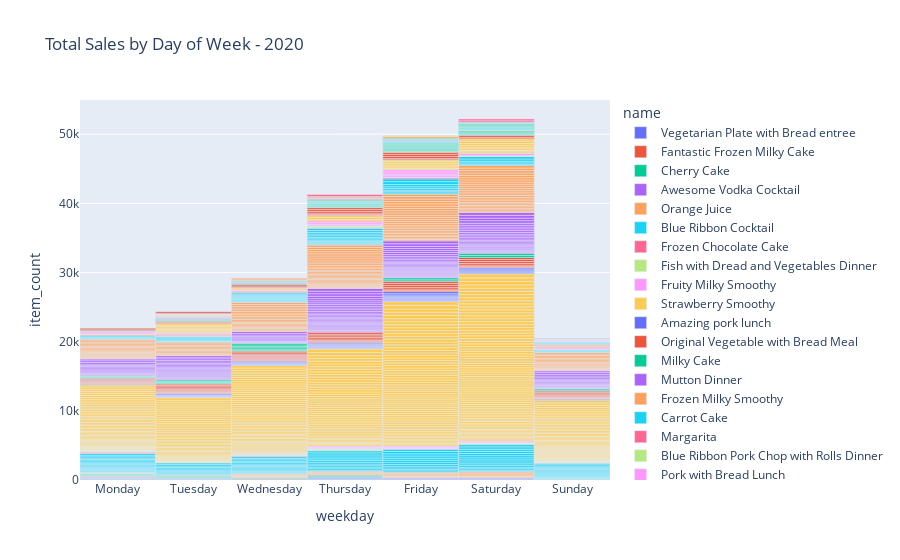

The code cell stored with this chart in its notebook:
### Code cell
day_order = ["Monday", "Tuesday", "Wednesday", "Thursday", "Friday", "Saturday", "Sunday"]

df_plot = df_sales[['weekday', 'item_id', 'item_count']].groupby(['weekday', 'item_count']).sum().reset_index()
df_plot = df_plot.set_index('weekday').loc[day_order].reset_index()
df_plot = df_plot.merge(df_items, left_on= 'item_id', right_on= 'id')[['weekday', 'name', 'item_count']]

fig = px.bar(df_plot, x = 'weekday', y = 'item_count', color = 'name', title = f'Total Sales by Day of Week - {SINGLE_YEAR}')
fig.update_layout(bargap = 0.0, bargroupgap = 0.0)
fig.show()

### Figure 1 — Plotly figure (JSON) as saved in the notebook; plotly's stock layout.template omitted (floating-point values rounded to 4 significant figures; data arrays with more than 128 entries replaced by an {"elided": "..."} marker saying what was removed)
{"data": [{"alignmentgroup": "True", "hovertemplate": "name=Vegetarian Plate with Bread entree<br>weekday=%{x}<br>item_count=%{y}<extra></extra>", "legendgroup": "Vegetarian Plate with Bread entree", "marker": {"color": "#636efa", "pattern": {"shape": ""}}, "name": "Vegetarian Plate with Bread entree", "offsetgroup": "Vegetarian Plate with Bread entree", "orientation": "v", "showlegend": true, "textposition": "auto", "type": "bar", "x": ["Monday", "Monday", "Monday", "Monday", "Monday", "Tuesday", "Tuesday", "Tuesday", "Wednesday", "Thursday", "Thursday", "Thursday", "Thursday", "Friday", "Friday", "Friday", "Saturday", "Saturday", "Saturday"], "xaxis": "x", "y": [56, 70, 75, 83, 94, 66, 82, 84, 85, 85, 89, 95, 115, 90, 97, 106, 101, 102, 137], "yaxis": "y"}, {"alignmentgroup": "True", "hovertemplate": "name=Fantastic Frozen Milky Cake<br>weekday=%{x}<br>item_count=%{y}<extra></extra>", "legendgroup": "Fantastic Frozen Milky Cake", "marker": {"color": "#EF553B", "pattern": {"shape": ""}}, "name": "Fantastic Frozen Milky Cake", "offsetgroup": "Fantastic Frozen Milky Cake", "orientation": "v", "showlegend": true, "textposition": "auto", "type": "bar", "x": ["Monday", "Wednesday"], "xaxis": "x", "y": [66, 102], "yaxis": "y"}, {"alignmentgroup": "True", "hovertemplate": "name=Cherry Cake<br>weekday=%{x}<br>item_count=%{y}<extra></extra>", "legendgroup": "Cherry Cake", "marker": {"color": "#00cc96", "pattern": {"shape": ""}}, "name": "Cherry Cake", "offsetgroup": "Cherry Cake", "orientation": "v", "showlegend": true, "textposition": "auto", "type": "bar", "x": ["Monday", "Monday", "Monday", "Monday", "Monday", "Tuesday", "Tuesday", "Tuesday", "Wednesday", "Wednesday", "Thursday", "Thursday", "Sunday"], "xaxis": "x", "y": [69, 73, 90, 91, 100, 78, 112, 130, 99, 101, 152, 158, 97], "yaxis": "y"}, {"alignmentgroup": "True", "hovertemplate": "name=Awesome Vodka Cocktail<br>weekday=%{x}<br>item_count=%{y}<extra></extra>", "legendgroup": "Awesome Vodka Cocktail", "marker": {"color": "#ab63fa", "pattern": {"shape": ""}}, "name": "Awesome Vodka Cocktail", "offsetgroup": "Awesome Vodka Cocktail", "orientation": "v", "showlegend": true, "textposition": "auto", "type": "bar", "x": ["Monday"], "xaxis": "x", "y": [72], "yaxis": "y"}, {"alignmentgroup": "True", "hovertemplate": "name=Orange Juice<br>weekday=%{x}<br>item_count=%{y}<extra></extra>", "legendgroup": "Orange Juice", "marker": {"color": "#FFA15A", "pattern": {"shape": ""}}, "name": "Orange Juice", "offsetgroup": "Orange Juice", "orientation": "v", "showlegend": true, "textposition": "auto", "type": "bar", "x": ["Monday", "Tuesday", "Wednesday", "Wednesday", "Wednesday", "Wednesday", "Wednesday", "Thursday", "Thursday", "Thursday", "Thursday", "Friday", "Friday", "Friday", "Friday", "Friday", "Friday", "Saturday", "Saturday", "Saturday", "Saturday", "Saturday", "Saturday"], "xaxis": "x", "y": [74, 86, 76, 78, 82, 105, 123, 118, 123, 148, 168, 96, 109, 124, 146, 167, 186, 121, 124, 146, 163, 167, 176], "yaxis": "y"}, {"alignmentgroup": "True", "hovertemplate": "name=Blue Ribbon Cocktail<br>weekday=%{x}<br>item_count=%{y}<extra></extra>", "legendgroup": "Blue Ribbon Cocktail", "marker": {"color": "#19d3f3", "pattern": {"shape": ""}}, "name": "Blue Ribbon Cocktail", "offsetgroup": "Blue Ribbon Cocktail", "orientation": "v", "showlegend": true, "textposition": "auto", "type": "bar", "x": ["Monday", "Monday", "Monday", "Monday", "Monday", "Monday", "Monday", "Monday", "Monday", "Monday", "Monday", "Monday", "Monday", "Monday", "Monday", "Monday", "Monday", "Monday", "Tuesday", "Tuesday", "Tuesday", "Tuesday", "Tuesday", "Tuesday", "Tuesday", "Tuesday", "Tuesday", "Tuesday", "Tuesday", "Wednesday", "Wednesday", "Wednesday", "Wednesday", "Wednesday", "Wednesday", "Wednesday", "Wednesday", "Wednesday", "Wednesday", "Wednesday", "Wednesday", "Wednesday", "Wednesday", "Wednesday", "Thursday", "Thursday", "Thursday", "Thursday", "Thursday", "Thursday", "Thursday", "Thursday", "Thursday", "Thursday", "Thursday", "Thursday", "Friday", "Friday", "Friday", "Friday", "Friday", "Friday", "Friday", "Friday", "Friday", "Friday", "Friday", "Friday", "Saturday", "Saturday", "Saturday", "Saturday", "Saturday", "Saturday", "Saturday", "Saturday", "Saturday", "Saturday", "Saturday", "Saturday", "Saturday", "Saturday", "Sunday", "Sunday", "Sunday", "Sunday", "Sunday", "Sunday", "Sunday", "Sunday", "Sunday", "Sunday", "Sunday", "Sunday", "Sunday", "Sunday", "Sunday", "Sunday"], "xaxis": "x", "y": [76, 78, 114, 122, 123, 130, 132, 135, 148, 172, 174, 180, 184, 188, 194, 201, 225, 257, 113, 118, 132, 136, 141, 156, 175, 200, 205, 215, 232, 86, 115, 124, 125, 149, 160, 170, 173, 176, 182, 202, 206, 207, 212, 235, 172, 215, 216, 221, 229, 244, 255, 257, 277, 293, 296, 304, 199, 208, 225, 234, 260, 293, 307, 309, 313, 320, 330, 338, 188, 197, 215, 252, 255, 276, 296, 300, 306, 309, 314, 319, 329, 330, 78, 83, 90, 124, 137, 141, 142, 147, 149, 160, 162, 165, 169, 171, 195, 216], "yaxis": "y"}, {"alignmentgroup": "True", "hovertemplate": "name=Frozen Chocolate Cake<br>weekday=%{x}<br>item_count=%{y}<extra></extra>", "legendgroup": "Frozen Chocolate Cake", "marker": {"color": "#FF6692", "pattern": {"shape": ""}}, "name": "Frozen Chocolate Cake", "offsetgroup": "Frozen Chocolate Cake", "orientation": "v", "showlegend": true, "textposition": "auto", "type": "bar", "x": ["Monday", "Monday", "Wednesday"], "xaxis": "x", "y": [79, 110, 111], "yaxis": "y"}, {"alignmentgroup": "True", "hovertemplate": "name=Fish with Dread and Vegetables Dinner<br>weekday=%{x}<br>item_count=%{y}<extra></extra>", "legendgroup": "Fish with Dread and Vegetables Dinner", "marker": {"color": "#B6E880", "pattern": {"shape": ""}}, "name": "Fish with Dread and Vegetables Dinner", "offsetgroup": "Fish with Dread and Vegetables Dinner", "orientation": "v", "showlegend": true, "textposition": "auto", "type": "bar", "x": ["Monday", "Monday", "Wednesday", "Thursday", "Thursday", "Saturday", "Sunday"], "xaxis": "x", "y": [81, 101, 114, 126, 135, 162, 104], "yaxis": "y"}, {"alignmentgroup": "True", "hovertemplate": "name=Fruity Milky Smoothy<br>weekday=%{x}<br>item_count=%{y}<extra></extra>", "legendgroup": "Fruity Milky Smoothy", "marker": {"color": "#FF97FF", "pattern": {"shape": ""}}, "name": "Fruity Milky Smoothy", "offsetgroup": "Fruity Milky Smoothy", "orientation": "v", "showlegend": true, "textposition": "auto", "type": "bar", "x": ["Monday", "Wednesday", "Wednesday", "Wednesday", "Thursday", "Thursday", "Thursday", "Thursday", "Friday", "Friday", "Friday", "Friday", "Saturday", "Saturday", "Saturday", "Sunday", "Sunday"], "xaxis": "x", "y": [86, 79, 87, 97, 78, 97, 112, 130, 100, 111, 119, 120, 91, 119, 130, 73, 85], "yaxis": "y"}, {"alignmentgroup": "True", "hovertemplate": "name=Strawberry Smoothy<br>weekday=%{x}<br>item_count=%{y}<extra></extra>", "legendgroup": "Strawberry Smoothy", "marker": {"color": "#FECB52", "pattern": {"shape": ""}}, "name": "Strawberry Smoothy", "offsetgroup": "Strawberry Smoothy", "orientation": "v", "showlegend": true, "textposition": "auto", "type": "bar", "x": {"elided": "371 str values"}, "xaxis": "x", "y": {"elided": "371 int values"}, "yaxis": "y"}, {"alignmentgroup": "True", "hovertemplate": "name=Amazing pork lunch<br>weekday=%{x}<br>item_count=%{y}<extra></extra>", "legendgroup": "Amazing pork lunch", "marker": {"color": "#636efa", "pattern": {"shape": ""}}, "name": "Amazing pork lunch", "offsetgroup": "Amazing pork lunch", "orientation": "v", "showlegend": true, "textposition": "auto", "type": "bar", "x": ["Monday", "Monday", "Tuesday", "Tuesday", "Tuesday", "Tuesday", "Tuesday", "Tuesday", "Tuesday", "Wednesday", "Wednesday", "Wednesday", "Wednesday", "Wednesday", "Wednesday", "Thursday", "Thursday", "Thursday", "Thursday", "Thursday", "Thursday", "Thursday", "Thursday", "Friday", "Friday", "Friday", "Friday", "Friday", "Friday", "Friday", "Friday", "Friday", "Saturday", "Saturday", "Saturday", "Saturday", "Saturday", "Saturday", "Sunday", "Sunday"], "xaxis": "x", "y": [88, 107, 61, 63, 65, 68, 91, 100, 178, 74, 88, 92, 103, 108, 152, 86, 96, 101, 102, 119, 132, 137, 153, 88, 114, 116, 137, 158, 165, 176, 189, 296, 115, 149, 154, 157, 158, 206, 106, 108], "yaxis": "y"}, {"alignmentgroup": "True", "hovertemplate": "name=Original Vegetable with Bread Meal<br>weekday=%{x}<br>item_count=%{y}<extra></extra>", "legendgroup": "Original Vegetable with Bread Meal", "marker": {"color": "#EF553B", "pattern": {"shape": ""}}, "name": "Original Vegetable with Bread Meal", "offsetgroup": "Original Vegetable with Bread Meal", "orientation": "v", "showlegend": true, "textposition": "auto", "type": "bar", "x": ["Monday", "Monday", "Monday", "Monday", "Monday", "Monday", "Tuesday", "Tuesday", "Tuesday", "Tuesday", "Tuesday", "Tuesday", "Tuesday", "Tuesday", "Tuesday", "Wednesday", "Wednesday", "Wednesday", "Wednesday", "Wednesday", "Wednesday", "Wednesday", "Wednesday", "Wednesday", "Thursday", "Thursday", "Thursday", "Thursday", "Thursday", "Thursday", "Thursday", "Friday", "Friday", "Friday", "Friday", "Friday", "Friday", "Saturday", "Saturday", "Saturday", "Saturday", "Saturday", "Saturday", "Sunday", "Sunday", "Sunday", "Sunday", "Sunday", "Sunday", "Sunday", "Sunday", "Sunday"], "xaxis": "x", "y": [96, 105, 113, 143, 147, 154, 94, 98, 120, 123, 161, 181, 186, 192, 195, 116, 117, 137, 150, 159, 161, 167, 210, 232, 154, 177, 202, 218, 230, 240, 291, 171, 205, 235, 290, 297, 311, 169, 174, 229, 280, 288, 312, 75, 89, 94, 103, 119, 140, 166, 185, 193], "yaxis": "y"}, {"alignmentgroup": "True", "hovertemplate": "name=Milky Cake<br>weekday=%{x}<br>item_count=%{y}<extra></extra>", "legendgroup": "Milky Cake", "marker": {"color": "#00cc96", "pattern": {"shape": ""}}, "name": "Milky Cake", "offsetgroup": "Milky Cake", "orientation": "v", "showlegend": true, "textposition": "auto", "type": "bar", "x": ["Monday", "Monday", "Tuesday", "Tuesday", "Tuesday", "Tuesday", "Wednesday", "Wednesday", "Wednesday", "Wednesday", "Wednesday", "Wednesday", "Friday", "Friday", "Saturday", "Saturday", "Sunday", "Sunday", "Monday"], "xaxis": "x", "y": [98, 112, 125, 129, 143, 196, 131, 165, 192, 196, 214, 242, 201, 294, 292, 303, 139, 182, 99], "yaxis": "y"}, {"alignmentgroup": "True", "hovertemplate": "name=Mutton Dinner<br>weekday=%{x}<br>item_count=%{y}<extra></extra>", "legendgroup": "Mutton Dinner", "marker": {"color": "#ab63fa", "pattern": {"shape": ""}}, "name": "Mutton Dinner", "offsetgroup": "Mutton Dinner", "orientation": "v", "showlegend": true, "textposition": "auto", "type": "bar", "x": {"elided": "144 str values"}, "xaxis": "x", "y": {"elided": "144 int values"}, "yaxis": "y"}, {"alignmentgroup": "True", "hovertemplate": "name=Frozen Milky Smoothy<br>weekday=%{x}<br>item_count=%{y}<extra></extra>", "legendgroup": "Frozen Milky Smoothy", "marker": {"color": "#FFA15A", "pattern": {"shape": ""}}, "name": "Frozen Milky Smoothy", "offsetgroup": "Frozen Milky Smoothy", "orientation": "v", "showlegend": true, "textposition": "auto", "type": "bar", "x": {"elided": "141 str values"}, "xaxis": "x", "y": {"elided": "141 int values"}, "yaxis": "y"}, {"alignmentgroup": "True", "hovertemplate": "name=Carrot Cake<br>weekday=%{x}<br>item_count=%{y}<extra></extra>", "legendgroup": "Carrot Cake", "marker": {"color": "#19d3f3", "pattern": {"shape": ""}}, "name": "Carrot Cake", "offsetgroup": "Carrot Cake", "orientation": "v", "showlegend": true, "textposition": "auto", "type": "bar", "x": ["Monday", "Monday", "Monday", "Monday", "Tuesday", "Tuesday", "Tuesday", "Tuesday", "Tuesday", "Tuesday", "Wednesday", "Wednesday", "Wednesday", "Wednesday", "Wednesday", "Wednesday", "Wednesday", "Wednesday", "Wednesday", "Wednesday", "Thursday", "Thursday", "Thursday", "Thursday", "Thursday", "Thursday", "Thursday", "Thursday", "Thursday", "Thursday", "Thursday", "Thursday", "Friday", "Friday", "Friday", "Friday", "Friday", "Friday", "Friday", "Friday", "Saturday", "Saturday", "Saturday", "Saturday", "Saturday", "Sunday", "Sunday", "Sunday", "Sunday"], "xaxis": "x", "y": [117, 118, 121, 139, 103, 104, 124, 164, 171, 173, 94, 106, 112, 141, 142, 145, 147, 158, 177, 194, 129, 139, 140, 142, 163, 194, 222, 226, 245, 248, 254, 292, 177, 180, 203, 246, 263, 321, 414, 420, 194, 196, 244, 316, 356, 98, 107, 110, 127], "yaxis": "y"}, {"alignmentgroup": "True", "hovertemplate": "name=Margarita<br>weekday=%{x}<br>item_count=%{y}<extra></extra>", "legendgroup": "Margarita", "marker": {"color": "#FF6692", "pattern": {"shape": ""}}, "name": "Margarita", "offsetgroup": "Margarita", "orientation": "v", "showlegend": true, "textposition": "auto", "type": "bar", "x": ["Monday", "Tuesday", "Tuesday", "Tuesday", "Tuesday", "Wednesday", "Thursday", "Friday", "Sunday"], "xaxis": "x", "y": [119, 75, 90, 108, 121, 121, 138, 195, 62], "yaxis": "y"}, {"alignmentgroup": "True", "hovertemplate": "name=Blue Ribbon Pork Chop with Rolls Dinner<br>weekday=%{x}<br>item_count=%{y}<extra></extra>", "legendgroup": "Blue Ribbon Pork Chop with Rolls Dinner", "marker": {"color": "#B6E880", "pattern": {"shape": ""}}, "name": "Blue Ribbon Pork Chop with Rolls Dinner", "offsetgroup": "Blue Ribbon Pork Chop with Rolls Dinner", "orientation": "v", "showlegend": true, "textposition": "auto", "type": "bar", "x": ["Monday", "Thursday", "Thursday", "Saturday"], "xaxis": "x", "y": [141, 131, 146, 164], "yaxis": "y"}, {"alignmentgroup": "True", "hovertemplate": "name=Pork with Bread Lunch<br>weekday=%{x}<br>item_count=%{y}<extra></extra>", "legendgroup": "Pork with Bread Lunch", "marker": {"color": "#FF97FF", "pattern": {"shape": ""}}, "name": "Pork with Bread Lunch", "offsetgroup": "Pork with Bread Lunch", "orientation": "v", "showlegend": true, "textposition": "auto", "type": "bar", "x": ["Monday", "Monday", "Tuesday", "Wednesday", "Thursday", "Thursday", "Thursday", "Friday", "Friday", "Friday", "Friday", "Saturday", "Sunday", "Sunday"], "xaxis": "x", "y": [150, 173, 114, 172, 178, 232, 268, 224, 243, 316, 317, 308, 158, 175], "yaxis": "y"}, {"alignmentgroup": "True", "hovertemplate": "name=Milky vegi Smoothy<br>weekday=%{x}<br>item_count=%{y}<extra></extra>", "legendgroup": "Milky vegi Smoothy", "marker": {"color": "#FECB52", "pattern": {"shape": ""}}, "name": "Milky vegi Smoothy", "offsetgroup": "Milky vegi Smoothy", "orientation": "v", "showlegend": true, "textposition": "auto", "type": "bar", "x": ["Monday", "Tuesday", "Tuesday", "Tuesday", "Tuesday", "Tuesday", "Tuesday", "Tuesday", "Wednesday", "Wednesday", "Thursday", "Thursday", "Thursday", "Friday", "Friday", "Friday", "Friday", "Friday", "Friday", "Saturday", "Saturday", "Saturday", "Saturday", "Saturday", "Saturday", "Saturday", "Saturday", "Sunday"], "xaxis": "x", "y": [151, 157, 165, 182, 206, 212, 225, 236, 139, 215, 234, 275, 276, 211, 215, 247, 255, 256, 261, 208, 211, 227, 230, 254, 297, 332, 333, 179], "yaxis": "y"}, {"alignmentgroup": "True", "hovertemplate": "name=Blue Ribbon Fruity Vegi Lunch<br>weekday=%{x}<br>item_count=%{y}<extra></extra>", "legendgroup": "Blue Ribbon Fruity Vegi Lunch", "marker": {"color": "#636efa", "pattern": {"shape": ""}}, "name": "Blue Ribbon Fruity Vegi Lunch", "offsetgroup": "Blue Ribbon Fruity Vegi Lunch", "orientation": "v", "showlegend": true, "textposition": "auto", "type": "bar", "x": ["Monday"], "xaxis": "x", "y": [160], "yaxis": "y"}, {"alignmentgroup": "True", "hovertemplate": "name=Amazing Lamb Dinner<br>weekday=%{x}<br>item_count=%{y}<extra></extra>", "legendgroup": "Amazing Lamb Dinner", "marker": {"color": "#EF553B", "pattern": {"shape": ""}}, "name": "Amazing Lamb Dinner", "offsetgroup": "Amazing Lamb Dinner", "orientation": "v", "showlegend": true, "textposition": "auto", "type": "bar", "x": ["Monday", "Tuesday", "Tuesday", "Wednesday", "Wednesday", "Wednesday", "Thursday", "Thursday", "Thursday", "Thursday", "Thursday", "Friday", "Friday", "Friday", "Friday", "Saturday", "Saturday", "Sunday"], "xaxis": "x", "y": [203, 142, 172, 126, 203, 208, 159, 190, 247, 271, 278, 200, 284, 298, 302, 222, 284, 130], "yaxis": "y"}, {"alignmentgroup": "True", "hovertemplate": "name=Amazing Vegetable and Bread Dinner<br>weekday=%{x}<br>item_count=%{y}<extra></extra>", "legendgroup": "Amazing Vegetable and Bread Dinner", "marker": {"color": "#00cc96", "pattern": {"shape": ""}}, "name": "Amazing Vegetable and Bread Dinner", "offsetgroup": "Amazing Vegetable and Bread Dinner", "orientation": "v", "showlegend": true, "textposition": "auto", "type": "bar", "x": ["Tuesday", "Tuesday", "Tuesday", "Tuesday", "Wednesday", "Thursday", "Thursday", "Thursday", "Thursday", "Thursday", "Friday", "Friday", "Friday", "Friday", "Friday", "Friday", "Friday", "Friday", "Friday", "Friday", "Saturday", "Saturday", "Saturday", "Saturday", "Saturday", "Sunday", "Sunday", "Sunday"], "xaxis": "x", "y": [69, 80, 96, 115, 109, 98, 104, 107, 109, 134, 99, 104, 126, 128, 130, 131, 139, 147, 148, 160, 104, 132, 135, 142, 195, 55, 74, 88], "yaxis": "y"}, {"alignmentgroup": "True", "hovertemplate": "name=Milky Vegi Smoothy<br>weekday=%{x}<br>item_count=%{y}<extra></extra>", "legendgroup": "Milky Vegi Smoothy", "marker": {"color": "#ab63fa", "pattern": {"shape": ""}}, "name": "Milky Vegi Smoothy", "offsetgroup": "Milky Vegi Smoothy", "orientation": "v", "showlegend": true, "textposition": "auto", "type": "bar", "x": ["Tuesday", "Tuesday", "Wednesday"], "xaxis": "x", "y": [70, 110, 128], "yaxis": "y"}, {"alignmentgroup": "True", "hovertemplate": "name=Original Sweet Milky Soft Drink<br>weekday=%{x}<br>item_count=%{y}<extra></extra>", "legendgroup": "Original Sweet Milky Soft Drink", "marker": {"color": "#FFA15A", "pattern": {"shape": ""}}, "name": "Original Sweet Milky Soft Drink", "offsetgroup": "Original Sweet Milky Soft Drink", "orientation": "v", "showlegend": true, "textposition": "auto", "type": "bar", "x": ["Tuesday", "Saturday"], "xaxis": "x", "y": [71, 64], "yaxis": "y"}, {"alignmentgroup": "True", "hovertemplate": "name=Sea Bass with Vegetables Dinner<br>weekday=%{x}<br>item_count=%{y}<extra></extra>", "legendgroup": "Sea Bass with Vegetables Dinner", "marker": {"color": "#19d3f3", "pattern": {"shape": ""}}, "name": "Sea Bass with Vegetables Dinner", "offsetgroup": "Sea Bass with Vegetables Dinner", "orientation": "v", "showlegend": true, "textposition": "auto", "type": "bar", "x": ["Tuesday", "Wednesday", "Thursday", "Thursday", "Friday", "Friday", "Friday", "Saturday", "Saturday", "Sunday", "Sunday"], "xaxis": "x", "y": [77, 91, 108, 114, 121, 123, 140, 116, 140, 65, 91], "yaxis": "y"}, {"alignmentgroup": "True", "hovertemplate": "name=Steak Meal<br>weekday=%{x}<br>item_count=%{y}<extra></extra>", "legendgroup": "Steak Meal", "marker": {"color": "#FF6692", "pattern": {"shape": ""}}, "name": "Steak Meal", "offsetgroup": "Steak Meal", "orientation": "v", "showlegend": true, "textposition": "auto", "type": "bar", "x": ["Tuesday", "Friday"], "xaxis": "x", "y": [83, 134], "yaxis": "y"}, {"alignmentgroup": "True", "hovertemplate": "name=Anglefood Cake<br>weekday=%{x}<br>item_count=%{y}<extra></extra>", "legendgroup": "Anglefood Cake", "marker": {"color": "#B6E880", "pattern": {"shape": ""}}, "name": "Anglefood Cake", "offsetgroup": "Anglefood Cake", "orientation": "v", "showlegend": true, "textposition": "auto", "type": "bar", "x": ["Tuesday"], "xaxis": "x", "y": [85], "yaxis": "y"}, {"alignmentgroup": "True", "hovertemplate": "name=Pike Lunch<br>weekday=%{x}<br>item_count=%{y}<extra></extra>", "legendgroup": "Pike Lunch", "marker": {"color": "#FF97FF", "pattern": {"shape": ""}}, "name": "Pike Lunch", "offsetgroup": "Pike Lunch", "orientation": "v", "showlegend": true, "textposition": "auto", "type": "bar", "x": ["Tuesday"], "xaxis": "x", "y": [95], "yaxis": "y"}, {"alignmentgroup": "True", "hovertemplate": "name=Oysters Rockefeller<br>weekday=%{x}<br>item_count=%{y}<extra></extra>", "legendgroup": "Oysters Rockefeller", "marker": {"color": "#FECB52", "pattern": {"shape": ""}}, "name": "Oysters Rockefeller", "offsetgroup": "Oysters Rockefeller", "orientation": "v", "showlegend": true, "textposition": "auto", "type": "bar", "x": ["Tuesday"], "xaxis": "x", "y": [101], "yaxis": "y"}, {"alignmentgroup": "True", "hovertemplate": "name=Martini<br>weekday=%{x}<br>item_count=%{y}<extra></extra>", "legendgroup": "Martini", "marker": {"color": "#636efa", "pattern": {"shape": ""}}, "name": "Martini", "offsetgroup": "Martini", "orientation": "v", "showlegend": true, "textposition": "auto", "type": "bar", "x": ["Tuesday"], "xaxis": "x", "y": [109], "yaxis": "y"}, {"alignmentgroup": "True", "hovertemplate": "name=Original Breaded Lamb Dinner<br>weekday=%{x}<br>item_count=%{y}<extra></extra>", "legendgroup": "Original Breaded Lamb Dinner", "marker": {"color": "#EF553B", "pattern": {"shape": ""}}, "name": "Original Breaded Lamb Dinner", "offsetgroup": "Original Breaded Lamb Dinner", "orientation": "v", "showlegend": true, "textposition": "auto", "type": "bar", "x": ["Tuesday"], "xaxis": "x", "y": [218], "yaxis": "y"}, {"alignmentgroup": "True", "hovertemplate": "name=Mutton Lunch Plate<br>weekday=%{x}<br>item_count=%{y}<extra></extra>", "legendgroup": "Mutton Lunch Plate", "marker": {"color": "#00cc96", "pattern": {"shape": ""}}, "name": "Mutton Lunch Plate", "offsetgroup": "Mutton Lunch Plate", "orientation": "v", "showlegend": true, "textposition": "auto", "type": "bar", "x": ["Wednesday", "Wednesday", "Thursday", "Thursday", "Thursday", "Friday", "Friday", "Saturday", "Saturday", "Saturday", "Saturday", "Saturday", "Sunday"], "xaxis": "x", "y": [81, 104, 105, 106, 136, 94, 125, 100, 112, 117, 126, 138, 84], "yaxis": "y"}, {"alignmentgroup": "True", "hovertemplate": "name=Blue Ribbon Milky Smoothy<br>weekday=%{x}<br>item_count=%{y}<extra></extra>", "legendgroup": "Blue Ribbon Milky Smoothy", "marker": {"color": "#ab63fa", "pattern": {"shape": ""}}, "name": "Blue Ribbon Milky Smoothy", "offsetgroup": "Blue Ribbon Milky Smoothy", "orientation": "v", "showlegend": true, "textposition": "auto", "type": "bar", "x": ["Wednesday", "Thursday"], "xaxis": "x", "y": [95, 127], "yaxis": "y"}, {"alignmentgroup": "True", "hovertemplate": "name=Awesome Soft Drink<br>weekday=%{x}<br>item_count=%{y}<extra></extra>", "legendgroup": "Awesome Soft Drink", "marker": {"color": "#FFA15A", "pattern": {"shape": ""}}, "name": "Awesome Soft Drink", "offsetgroup": "Awesome Soft Drink", "orientation": "v", "showlegend": true, "textposition": "auto", "type": "bar", "x": ["Wednesday", "Wednesday", "Thursday", "Thursday", "Friday"], "xaxis": "x", "y": [110, 216, 61, 217, 253], "yaxis": "y"}, {"alignmentgroup": "True", "hovertemplate": "name=Lamb with Bread and Vegetables Meal<br>weekday=%{x}<br>item_count=%{y}<extra></extra>", "legendgroup": "Lamb with Bread and Vegetables Meal", "marker": {"color": "#19d3f3", "pattern": {"shape": ""}}, "name": "Lamb with Bread and Vegetables Meal", "offsetgroup": "Lamb with Bread and Vegetables Meal", "orientation": "v", "showlegend": true, "textposition": "auto", "type": "bar", "x": ["Thursday", "Saturday", "Saturday"], "xaxis": "x", "y": [93, 105, 122], "yaxis": "y"}, {"alignmentgroup": "True", "hovertemplate": "name=Sweet Lamb Cake<br>weekday=%{x}<br>item_count=%{y}<extra></extra>", "legendgroup": "Sweet Lamb Cake", "marker": {"color": "#FF6692", "pattern": {"shape": ""}}, "name": "Sweet Lamb Cake", "offsetgroup": "Sweet Lamb Cake", "orientation": "v", "showlegend": true, "textposition": "auto", "type": "bar", "x": ["Thursday", "Saturday", "Saturday"], "xaxis": "x", "y": [287, 241, 266], "yaxis": "y"}, {"alignmentgroup": "True", "hovertemplate": "name=Awesome Milky Cake<br>weekday=%{x}<br>item_count=%{y}<extra></extra>", "legendgroup": "Awesome Milky Cake", "marker": {"color": "#B6E880", "pattern": {"shape": ""}}, "name": "Awesome Milky Cake", "offsetgroup": "Awesome Milky Cake", "orientation": "v", "showlegend": true, "textposition": "auto", "type": "bar", "x": ["Friday"], "xaxis": "x", "y": [143], "yaxis": "y"}, {"alignmentgroup": "True", "hovertemplate": "name=Original Milky Cake<br>weekday=%{x}<br>item_count=%{y}<extra></extra>", "legendgroup": "Original Milky Cake", "marker": {"color": "#FF97FF", "pattern": {"shape": ""}}, "name": "Original Milky Cake", "offsetgroup": "Original Milky Cake", "orientation": "v", "showlegend": true, "textposition": "auto", "type": "bar", "x": ["Sunday", "Sunday", "Sunday"], "xaxis": "x", "y": [59, 81, 157], "yaxis": "y"}, {"alignmentgroup": "True", "hovertemplate": "name=Original Pork Meal<br>weekday=%{x}<br>item_count=%{y}<extra></extra>", "legendgroup": "Original Pork Meal", "marker": {"color": "#FECB52", "pattern": {"shape": ""}}, "name": "Original Pork Meal", "offsetgroup": "Original Pork Meal", "orientation": "v", "showlegend": true, "textposition": "auto", "type": "bar", "x": ["Sunday"], "xaxis": "x", "y": [64], "yaxis": "y"}, {"alignmentgroup": "True", "hovertemplate": "name=Amazing Sweet Breaded Carrot Cake<br>weekday=%{x}<br>item_count=%{y}<extra></extra>", "legendgroup": "Amazing Sweet Breaded Carrot Cake", "marker": {"color": "#636efa", "pattern": {"shape": ""}}, "name": "Amazing Sweet Breaded Carrot Cake", "offsetgroup": "Amazing Sweet Breaded Carrot Cake", "orientation": "v", "showlegend": true, "textposition": "auto", "type": "bar", "x": ["Sunday"], "xaxis": "x", "y": [80], "yaxis": "y"}], "layout": {"bargap": 0, "bargroupgap": 0, "barmode": "relative", "legend": {"title": {"text": "name"}, "tracegroupgap": 0}, "title": {"text": "Total Sales by Day of Week - 2020"}, "xaxis": {"anchor": "y", "domain": [0, 1], "title": {"text": "weekday"}}, "yaxis": {"anchor": "x", "domain": [0, 1], "title": {"text": "item_count"}}}}
